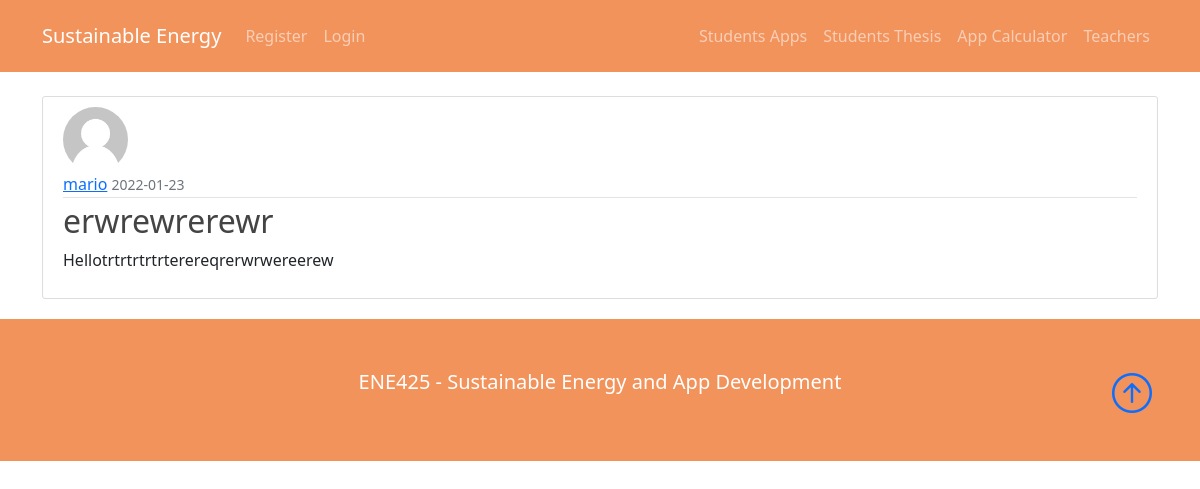
The page /chat/1 on the database its author committed.
### webse/models.py (models this page shows, shortened)
class User(db.Model, UserMixin):
    __tablename__= 'user'
    id = db.Column(db.Integer, primary_key=True)
    username = db.Column(db.String(20), unique=True, nullable=False)
    email = db.Column(db.String(120), unique=True, nullable=False)
    image_file = db.Column(db.String(20), nullable=False, default='default.jpg')
    password = db.Column(db.String(60), nullable=False)
    course = db.Column(db.String(60), unique=False, nullable=False)
    moduls = db.relationship('Moduls', backref='author', lazy=True)
    announcements = db.relationship('Announcement', backref='author', lazy=True)
    postsm = db.relationship('Chat', backref='author', lazy=True)

class Chat(db.Model):
    __tablename__= 'chat'
    id = db.Column(db.Integer, primary_key=True)
    title = db.Column(db.String(100), nullable=False)
    date_posted = db.Column(db.DateTime, nullable=False, default=datetime.utcnow)
    content = db.Column(db.Text, nullable=False)
    chat_module = db.Column(db.String(100), nullable=False)
    chat_group = db.Column(db.String(100), nullable=False)
    user_id = db.Column(db.Integer, db.ForeignKey('user.id'), nullable=False)

### webse/routes.py (the view)
@app.route("/chat/<int:chat_id>")
def chat(chat_id):
    chat = Chat.query.get_or_404(chat_id)
    return render_template('chat.html', title=chat.title, chat=chat)

### webse/templates/chat.html (shortened to what this page needs)
{% extends "layout.html" %}
{% block content %}
<div class="container">
  <article class="media content-section">
    <img class="rounded-circle article-img" src="{{ url_for('static', filename='profile_pics/' + chat.author.image_file) }}">
    <div class="media-body">
      <div class="article-metadata">
        <a class="mr-2" href="{{ url_for('user_chats', username=chat.author.username) }}">{{ chat.author.username }}</a>
        <small class="text-muted">{{ chat.date_posted.strftime('%Y-%m-%d') }}</small>
      </div>
      <h2 class="article-title">{{ chat.title }}</h2>
      <p class="article-content">{{ chat.content }}</p>
    </div>
  </article>
</div>
{% endblock content %}

### webse/static/main.css (style rules this page uses)
.content-section { background: #ffffff; padding: 10px 20px; border: 1px solid #dddddd; border-radius: 3px; margin-bottom: 20px; }
.article-title { color: #444444; }
.article-content { white-space: pre-line; }
.article-img { height: 65px; width: 65px; margin-right: 16px; }
.article-metadata { padding-bottom: 1px; margin-bottom: 4px; border-bottom: 1px solid #e3e3e3 }

### rows shown on the page
User: image_file (placeholder picture), author.username "mario"
Chat: date_posted "2022-01-23", title "erwrewrerewr", content "Hellotrtrtrtrtrterereqrerwrwereerew"
